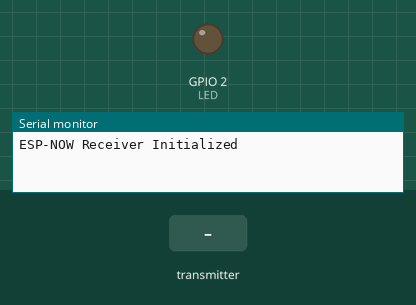
This sketch was run on a simulated ESP32. Parts: output pins drawn as LEDs (lit = HIGH), the last lines printed to the serial monitor. The inputs (shaded band) are chosen by the test bench.

Above: at 1.2 s.
1.3 s: the transmitter starts sending led = 1
At 2.3 s:
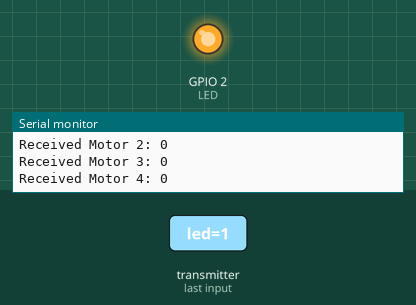
2.8 s: the transmitter starts sending led = 0
At 3.5 s:
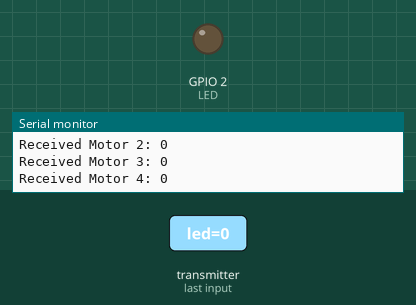
Timing chart, 0 to 5.8 s (numbered marks = the images above; inputs shaded):
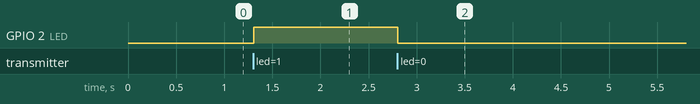

The sketch:

drone_code.ino
```cpp
#include <esp_now.h>
#include <WiFi.h>

#define LED 2

typedef struct struct_message {
  int led;
  int motor_1;
  int motor_2;
  int motor_3;
  int motor_4;
} struct_message;

struct_message receivedData;

void OnDataRecv(const uint8_t * mac, const uint8_t *incomingData, int len) {
  memcpy(&receivedData, incomingData, sizeof(receivedData));
  Serial.print("Received LED state: ");
  Serial.println(receivedData.led);
  Serial.print("Received Motor 1: ");
  Serial.println(receivedData.motor_1);
  Serial.print("Received Motor 2: ");
  Serial.println(receivedData.motor_2);
  Serial.print("Received Motor 3: ");
  Serial.println(receivedData.motor_3);
  Serial.print("Received Motor 4: ");
  Serial.println(receivedData.motor_4);
  Serial.println();
}

void setup() {
  Serial.begin(115200);
  WiFi.mode(WIFI_STA);

  if (esp_now_init() != ESP_OK) {
    Serial.println("Error initializing ESP-NOW");
    return;
  }
  pinMode(LED, OUTPUT);

  uint8_t senderAddress[] = {0xFF, 0xFF, 0xFF, 0xFF, 0xFF, 0xFF}; // Replace with actual sender MAC if known

  esp_now_peer_info_t peerInfo;
  memcpy(peerInfo.peer_addr, senderAddress, 6);
  peerInfo.channel = 0;
  peerInfo.encrypt = false;

  if (esp_now_add_peer(&peerInfo) != ESP_OK) {
    Serial.println("Failed to add peer");
    return;
  }

  esp_now_register_recv_cb(OnDataRecv);

  Serial.println("ESP-NOW Receiver Initialized");
}

void loop() {
  if (receivedData.led == 1)
  {
    digitalWrite(LED, HIGH);
  }
  else
  {
    digitalWrite(LED, LOW);
  }
}
```

Measured:
- after the input at 1.3 s, GPIO 2 (LED): LOW → HIGH at once
- after the input at 2.8 s, GPIO 2 (LED): HIGH → LOW at once
